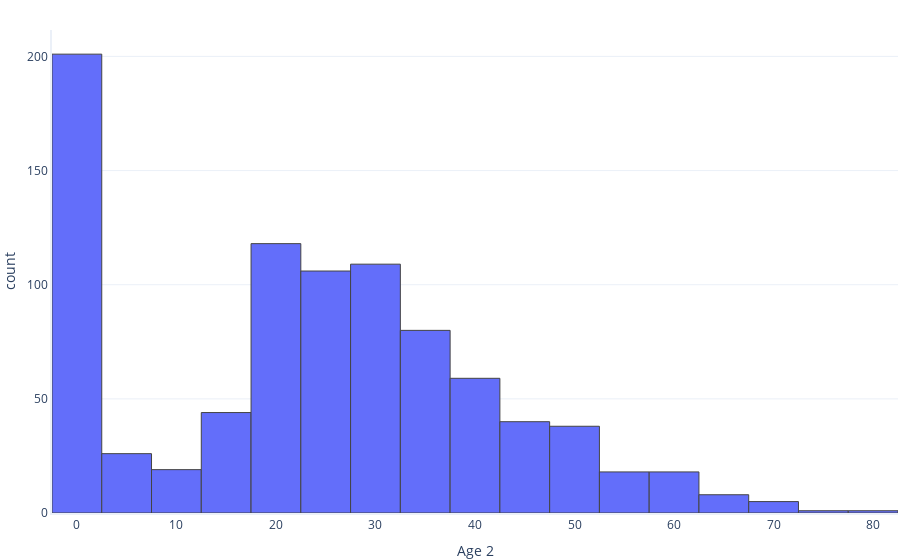

Source (notebook cell):
### Markdown cell above
¿Que pasó aquí? Nuestros análisis han considerado que los valores de 0 no son 'faltantes' sino edades reales.

Esto muestra que puede ser importante programar la revisión de sus datos sin procesar antes de ejecutar los análisis. Otra forma rápida de tener una idea de un conjunto de datos es graficar su distribución:

### Code cell
graphing.histogram(dataset, label_x="Age_2")

### Figure 1 — Plotly figure (JSON) as saved in the notebook; plotly's stock layout.template omitted (floating-point values rounded to 4 significant figures; data arrays with more than 128 entries replaced by an {"elided": "..."} marker saying what was removed)
{"data": [{"alignmentgroup": "True", "bingroup": "x", "hovertemplate": "Age 2=%{x}<br>count=%{y}<extra></extra>", "legendgroup": "", "marker": {"color": "#636efa", "pattern": {"shape": ""}}, "name": "", "offsetgroup": "", "orientation": "v", "showlegend": false, "type": "histogram", "x": {"elided": "891 float values"}, "xaxis": "x", "yaxis": "y"}], "layout": {"barmode": "relative", "legend": {"tracegroupgap": 0}, "xaxis": {"anchor": "y", "domain": [0, 1], "title": {"text": "Age 2"}}, "yaxis": {"anchor": "x", "domain": [0, 1], "title": {"text": "count"}}}}
